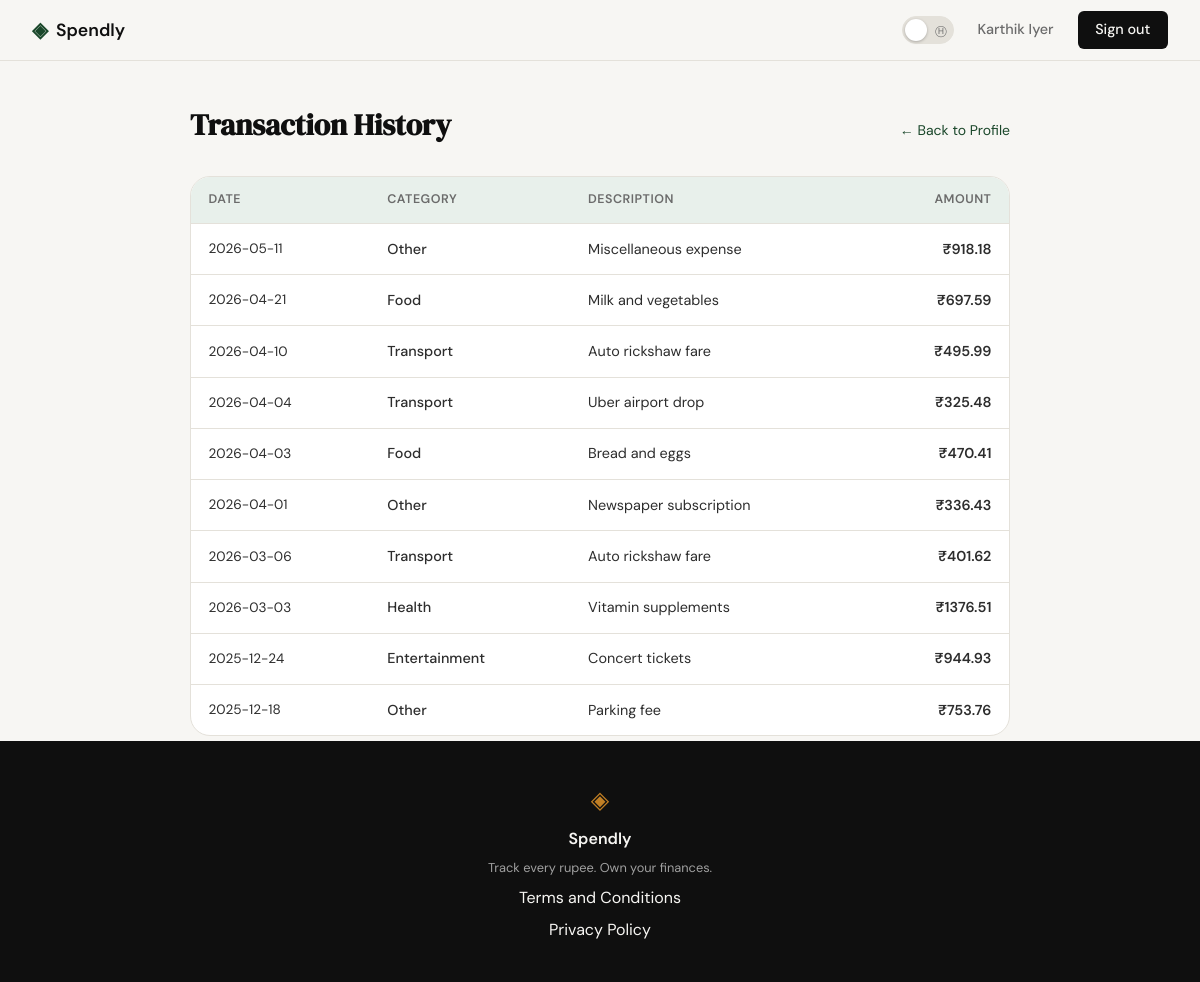
The app's page /profile/history (signed in) with its own data.
### tables this page shows
CREATE TABLE expenses (
            id          INTEGER PRIMARY KEY AUTOINCREMENT,
            user_id     INTEGER NOT NULL REFERENCES users(id) ON DELETE CASCADE,
            category_id INTEGER REFERENCES categories(id) ON DELETE SET NULL,
            amount      REAL    NOT NULL,
            date        DATE    NOT NULL,
            description TEXT,
            created_at  TIMESTAMP DEFAULT CURRENT_TIMESTAMP,
            updated_at  TIMESTAMP DEFAULT CURRENT_TIMESTAMP
        );

### app.py (the view)
@app.route("/profile/history")
@login_required
def transaction_history():
    conn = get_db()
    try:
        expenses = conn.execute(
            """
            SELECT e.id, e.amount, e.date, e.description,
                   COALESCE(c.name, 'Uncategorised') AS category
            FROM expenses e
            LEFT JOIN categories c ON c.id = e.category_id
            WHERE e.user_id = ?
            ORDER BY e.date DESC, e.id DESC
            """,
            (session["user_id"],)
        ).fetchall()
    finally:
        conn.close()
    return render_template("history.html", expenses=expenses, user_name=session["user_name"])

### app.py (called while the page is built)
def login_required(f):
    @wraps(f)
    def decorated(*args, **kwargs):
        if "user_id" not in session:
            flash("Please sign in to continue.", "error")
            return redirect(url_for("login"))
        return f(*args, **kwargs)
    return decorated

### database/db.py (called while the page is built)
def get_db():
    conn = sqlite3.connect(DATABASE)
    conn.row_factory = sqlite3.Row
    conn.execute("PRAGMA foreign_keys = ON")
    return conn

### templates/history.html (shortened to what this page needs)
{% extends "base.html" %}
{% block content %}
<div class="history-wrapper">
    <div class="history-header">
        <h1 class="history-title">Transaction History</h1>
        <a href="{{ url_for('profile') }}" class="back-link">&larr; Back to Profile</a>
    </div>
    <div class="history-card">
        {% if expenses %}
        <table class="history-table">
            <thead>
                <tr>
                    <th>Date</th>
                    <th>Category</th>
                    <th>Description</th>
                    <th class="col-amount">Amount</th>
                </tr>
            </thead>
            <tbody>
                {% for e in expenses %}
                <tr>
                    <td class="td-date">{{ e['date'] }}</td>
                    <td class="td-category">{{ e['category'] }}</td>
                    <td class="td-description">
                        {% if e['description'] %}
                            {{ e['description'] }}
                        {% else %}
                            <span class="em-dash">&mdash;</span>
                        {% endif %}
                    </td>
                    <td class="td-amount">&#8377;{{ "%.2f"|format(e['amount']) }}</td>
                </tr>
                {% endfor %}
            </tbody>
        </table>
        {% else %}
        <div class="empty-state">
            <div class="empty-icon">&#9651;</div>
            <h2>No transactions yet</h2>
            <p>Your expenses will appear here once you start tracking them.</p>
        </div>
        {% endif %}
    </div>
</div>
{% endblock %}

### static/css/style.css (style rules this page uses)
:root { --ink: #0f0f0f; --ink-soft: #2d2d2d; --ink-muted: #6b6b6b; --ink-faint: #a0a0a0; --paper: #f7f6f3; --paper-warm: #f0ede6; --paper-card: #ffffff; --accent: #1a472a; --accent-light: #e8f0eb; --accent-2: #c17f24; --accent-2-light: #fdf3e3; --danger: #c0392b; --danger-light: #fdecea; --border: #e4e1da; --border-soft: #eeebe4; --font-display: 'DM Serif Display', Georgia, serif; --font-body: 'DM Sans', system-ui, sans-serif; --max-width: 1200px; --auth-width: 440px; --radius-sm: 6px; --radius-md: 12px; --radius-lg: 20px; }
*, *::before, *::after { box-sizing: border-box; margin: 0; padding: 0; }
html { font-size: 16px; scroll-behavior: smooth; }
body { background: var(--paper); color: var(--ink); font-family: var(--font-body); font-size: 1rem; line-height: 1.6; -webkit-font-smoothing: antialiased; }
a { color: inherit; text-decoration: none; }

### templates/history.html (style rules this page uses)
.history-wrapper { max-width: 860px; margin: 2.5rem auto; padding: 0 1.25rem; font-family: var(--font-body); }
.history-header { display: flex; align-items: baseline; justify-content: space-between; gap: 1rem; margin-bottom: 1.75rem; }
.history-title { font-family: var(--font-display); font-size: 1.85rem; color: var(--ink); margin: 0; }
.back-link { font-size: 0.875rem; color: var(--accent); text-decoration: none; white-space: nowrap; transition: opacity 0.15s; }
.history-card { background: var(--paper-card); border: 1px solid var(--border); border-radius: var(--radius-lg); overflow: hidden; }
.history-table { width: 100%; border-collapse: collapse; font-size: 0.9rem; }
.history-table thead { background: var(--accent-light); }
.history-table th { padding: 0.8rem 1.1rem; text-align: left; font-weight: 600; font-size: 0.78rem; letter-spacing: 0.04em; text-transform: uppercase; color: var(--ink-muted); border-bottom: 1px solid var(--border); }
.history-table th.col-amount { text-align: right; }
.history-table td { padding: 0.85rem 1.1rem; color: var(--ink-soft); border-bottom: 1px solid var(--border); vertical-align: middle; }
.history-table tbody tr:last-child td { border-bottom: none; }
.td-date { color: var(--ink-muted); font-size: 0.85rem; white-space: nowrap; }
.td-category { color: var(--accent); font-weight: 500; }
.td-description { color: var(--ink-soft); }
.td-amount { text-align: right; font-weight: 600; color: var(--ink); white-space: nowrap; }

### records on screen
expenses: date "2026-05-11", category "Other", description "Miscellaneous expense", amount "918.18"
expenses: date "2026-04-21", category "Food", description "Milk and vegetables", amount "697.59"
expenses: date "2026-04-10", category "Transport", description "Auto rickshaw fare", amount "495.99"
expenses: date "2026-04-04", category "Transport", description "Uber airport drop", amount "325.48"
expenses: date "2026-04-03", category "Food", description "Bread and eggs", amount "470.41"
expenses: date "2026-04-01", category "Other", description "Newspaper subscription", amount "336.43"
expenses: date "2026-03-06", category "Transport", description "Auto rickshaw fare", amount "401.62"
expenses: date "2026-03-03", category "Health", description "Vitamin supplements", amount "1376.51"
expenses: date "2025-12-24", category "Entertainment", description "Concert tickets", amount "944.93"
expenses: date "2025-12-18", category "Other", description "Parking fee", amount "753.76"

### other values on screen
{{ session['user_name'] }} "Karthik Iyer"
